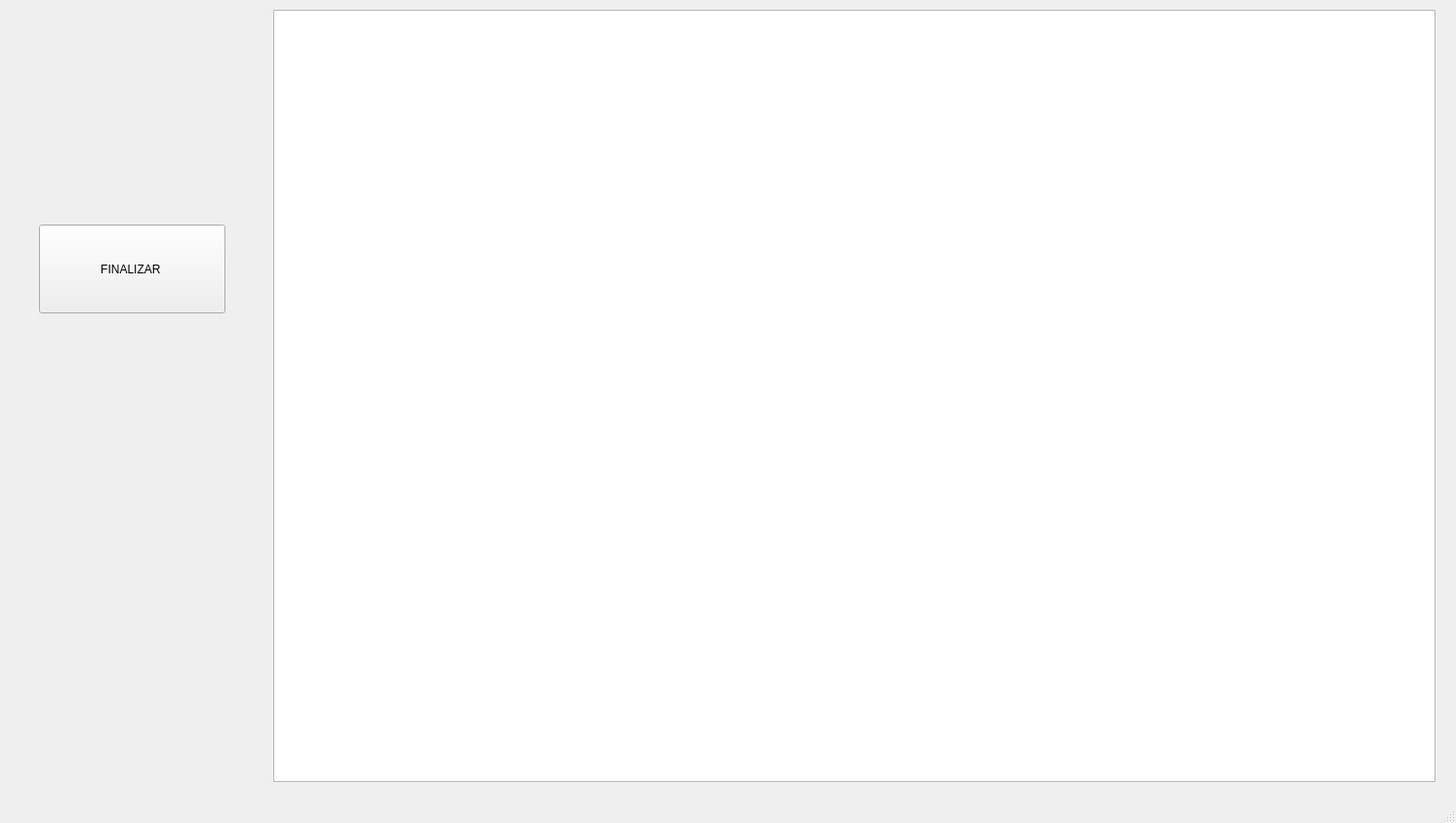
<?xml version="1.0" encoding="UTF-8"?>
<ui version="4.0">
 <class>Simulator</class>
 <widget class="QMainWindow" name="Simulator">
  <property name="geometry">
   <rect>
    <x>0</x>
    <y>0</y>
    <width>1492</width>
    <height>843</height>
   </rect>
  </property>
  <property name="windowTitle">
   <string>Simulator</string>
  </property>
  <widget class="QWidget" name="centralwidget">
   <widget class="QGraphicsView" name="graphicsView">
    <property name="geometry">
     <rect>
      <x>280</x>
      <y>10</y>
      <width>1191</width>
      <height>791</height>
     </rect>
    </property>
   </widget>
   <widget class="QPushButton" name="finalizar_btn">
    <property name="geometry">
     <rect>
      <x>40</x>
      <y>230</y>
      <width>191</width>
      <height>91</height>
     </rect>
    </property>
    <property name="text">
     <string>FINALIZAR </string>
    </property>
   </widget>
  </widget>
  <widget class="QMenuBar" name="menubar">
   <property name="geometry">
    <rect>
     <x>0</x>
     <y>0</y>
     <width>1492</width>
     <height>22</height>
    </rect>
   </property>
  </widget>
  <widget class="QStatusBar" name="statusbar"/>
 </widget>
 <resources/>
 <connections/>
</ui>
